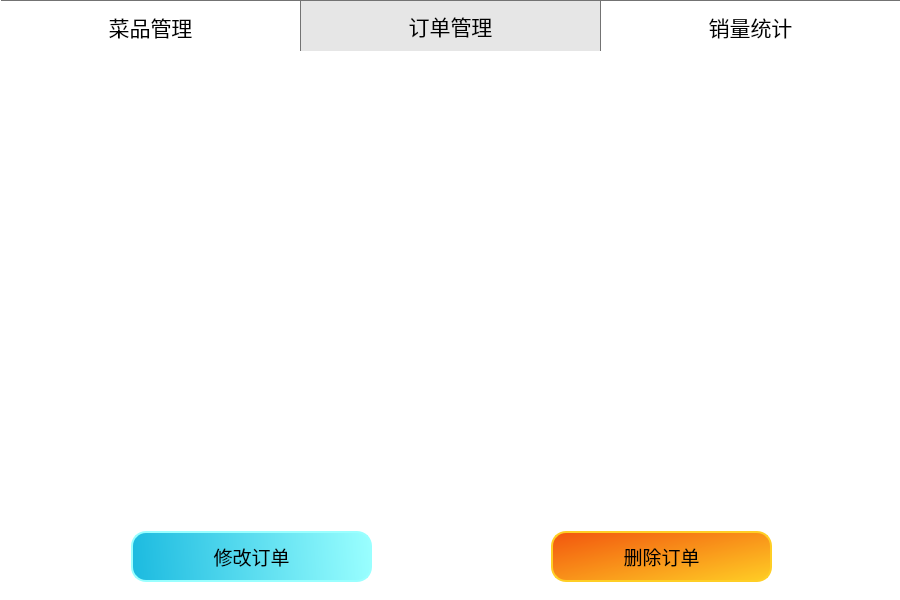
<?xml version="1.0" encoding="UTF-8"?>
<ui version="4.0">
 <class>Manage</class>
 <widget class="QMainWindow" name="Manage">
  <property name="geometry">
   <rect>
    <x>0</x>
    <y>0</y>
    <width>900</width>
    <height>600</height>
   </rect>
  </property>
  <property name="windowTitle">
   <string>后台管理</string>
  </property>
  <property name="styleSheet">
   <string notr="true"/>
  </property>
  <widget class="QWidget" name="centralwidget">
   <property name="styleSheet">
    <string notr="true">background-color: rgb(255, 255, 255);</string>
   </property>
   <widget class="QTabWidget" name="MainSelect">
    <property name="geometry">
     <rect>
      <x>1</x>
      <y>0</y>
      <width>901</width>
      <height>601</height>
     </rect>
    </property>
    <property name="font">
     <font>
      <family>楷体</family>
      <pointsize>16</pointsize>
     </font>
    </property>
    <property name="styleSheet">
     <string notr="true">QTabBar::tab{width:299px; height:50px; background-color:rgb(255,255,255)}
QTabBar::tab::pane{border:1px solid rgb(115, 115, 115);
border-bottom:0px; border-left:0px}
QTabWidget:pane{border: none;}
QTabBar::tab:selected{background-color: rgb(230, 230, 230);}
QTabBar::tab:!selected{background-color: rgb(255, 255, 255);}


</string>
    </property>
    <property name="tabShape">
     <enum>QTabWidget::Rounded</enum>
    </property>
    <property name="currentIndex">
     <number>1</number>
    </property>
    <widget class="QWidget" name="Things_m">
     <attribute name="title">
      <string>菜品管理</string>
     </attribute>
     <widget class="QTabWidget" name="DishsSelect">
      <property name="geometry">
       <rect>
        <x>0</x>
        <y>0</y>
        <width>901</width>
        <height>481</height>
       </rect>
      </property>
      <property name="font">
       <font>
        <family>楷体</family>
        <pointsize>12</pointsize>
       </font>
      </property>
      <property name="layoutDirection">
       <enum>Qt::LeftToRight</enum>
      </property>
      <property name="styleSheet">
       <string notr="true">QTabBar::tab{width:149px; height:50px; background-color:rgb(255,255,255); }
QTabBar::tab::pane{border:1px solid rgb(222,222,222);
border-bottom:0px; border-left:0px}
QTabWidget:pane{border: none;}
QTabBar::tab:selected{background-color: rgb(204, 229, 255);}
QTabBar::tab:!selected{background-color: rgb(255, 255, 255);}



</string>
      </property>
      <property name="tabPosition">
       <enum>QTabWidget::North</enum>
      </property>
      <property name="tabShape">
       <enum>QTabWidget::Rounded</enum>
      </property>
      <property name="currentIndex">
       <number>5</number>
      </property>
      <property name="elideMode">
       <enum>Qt::ElideNone</enum>
      </property>
      <widget class="QWidget" name="tab">
       <attribute name="title">
        <string>米饭</string>
       </attribute>
       <widget class="QListView" name="Show_Rice">
        <property name="geometry">
         <rect>
          <x>0</x>
          <y>0</y>
          <width>901</width>
          <height>431</height>
         </rect>
        </property>
        <property name="styleSheet">
         <string notr="true">border:none;</string>
        </property>
       </widget>
      </widget>
      <widget class="QWidget" name="tab_2">
       <attribute name="title">
        <string>面食</string>
       </attribute>
       <widget class="QListView" name="Show_Noodle">
        <property name="geometry">
         <rect>
          <x>0</x>
          <y>0</y>
          <width>901</width>
          <height>431</height>
         </rect>
        </property>
        <property name="styleSheet">
         <string notr="true">border:none;</string>
        </property>
       </widget>
      </widget>
      <widget class="QWidget" name="tab_3">
       <attribute name="title">
        <string>汤</string>
       </attribute>
       <widget class="QListView" name="Show_Soup">
        <property name="geometry">
         <rect>
          <x>0</x>
          <y>0</y>
          <width>911</width>
          <height>431</height>
         </rect>
        </property>
        <property name="styleSheet">
         <string notr="true">border:none;</string>
        </property>
       </widget>
      </widget>
      <widget class="QWidget" name="tab_4">
       <attribute name="title">
        <string>小吃</string>
       </attribute>
       <widget class="QListView" name="Show_Snack">
        <property name="geometry">
         <rect>
          <x>0</x>
          <y>0</y>
          <width>901</width>
          <height>431</height>
         </rect>
        </property>
        <property name="styleSheet">
         <string notr="true">border:none;</string>
        </property>
       </widget>
      </widget>
      <widget class="QWidget" name="tab_5">
       <attribute name="title">
        <string>酒水</string>
       </attribute>
       <widget class="QListView" name="Show_Drink">
        <property name="geometry">
         <rect>
          <x>0</x>
          <y>0</y>
          <width>901</width>
          <height>431</height>
         </rect>
        </property>
        <property name="styleSheet">
         <string notr="true">border:none;</string>
        </property>
       </widget>
      </widget>
      <widget class="QWidget" name="tab_6">
       <attribute name="title">
        <string>小炒</string>
       </attribute>
       <widget class="QListView" name="Show_Fire">
        <property name="geometry">
         <rect>
          <x>0</x>
          <y>0</y>
          <width>901</width>
          <height>431</height>
         </rect>
        </property>
        <property name="styleSheet">
         <string notr="true">border:none;</string>
        </property>
       </widget>
      </widget>
     </widget>
     <widget class="QPushButton" name="Add_dish">
      <property name="geometry">
       <rect>
        <x>60</x>
        <y>500</y>
        <width>200</width>
        <height>35</height>
       </rect>
      </property>
      <property name="font">
       <font>
        <family>楷体</family>
        <pointsize>14</pointsize>
       </font>
      </property>
      <property name="styleSheet">
       <string notr="true">background-color: qlineargradient(spread:pad, x1:0, y1:0.0168182, x2:1, y2:0, stop:0 rgba(29, 187, 224, 255), stop:1 rgba(154, 255, 255, 255));
border-color: qlineargradient(spread:pad, x1:0, y1:0, x2:1, y2:1, stop:0 rgba(54, 227, 236, 255), stop:1 rgba(199, 255, 255, 255));
border-width:2px;
border-style:solid;
border-radius:10px</string>
      </property>
      <property name="text">
       <string>添加菜品</string>
      </property>
     </widget>
     <widget class="QPushButton" name="Delete_dish">
      <property name="geometry">
       <rect>
        <x>350</x>
        <y>500</y>
        <width>200</width>
        <height>35</height>
       </rect>
      </property>
      <property name="font">
       <font>
        <family>楷体</family>
        <pointsize>14</pointsize>
       </font>
      </property>
      <property name="styleSheet">
       <string notr="true">background-color: qlineargradient(spread:pad, x1:0, y1:0.0168182, x2:1, y2:0, stop:0 rgba(29, 187, 224, 255), stop:1 rgba(154, 255, 255, 255));
border-color: qlineargradient(spread:pad, x1:0, y1:0, x2:1, y2:1, stop:0 rgba(54, 227, 236, 255), stop:1 rgba(199, 255, 255, 255));
border-width:2px;
border-style:solid;
border-radius:10px</string>
      </property>
      <property name="text">
       <string>删除菜品</string>
      </property>
     </widget>
     <widget class="QPushButton" name="Change_dish">
      <property name="geometry">
       <rect>
        <x>630</x>
        <y>500</y>
        <width>200</width>
        <height>35</height>
       </rect>
      </property>
      <property name="font">
       <font>
        <family>楷体</family>
        <pointsize>14</pointsize>
       </font>
      </property>
      <property name="styleSheet">
       <string notr="true">background-color: qlineargradient(spread:pad, x1:0, y1:0.0168182, x2:1, y2:0, stop:0 rgba(29, 187, 224, 255), stop:1 rgba(154, 255, 255, 255));
border-color: qlineargradient(spread:pad, x1:0, y1:0, x2:1, y2:1, stop:0 rgba(54, 227, 236, 255), stop:1 rgba(199, 255, 255, 255));
border-width:2px;
border-style:solid;
border-radius:10px</string>
      </property>
      <property name="text">
       <string>修改菜品</string>
      </property>
     </widget>
    </widget>
    <widget class="QWidget" name="Orders_m">
     <attribute name="title">
      <string>订单管理</string>
     </attribute>
     <widget class="QListWidget" name="Show_Orders">
      <property name="geometry">
       <rect>
        <x>0</x>
        <y>0</y>
        <width>901</width>
        <height>551</height>
       </rect>
      </property>
      <property name="styleSheet">
       <string notr="true">border:0px;</string>
      </property>
     </widget>
     <widget class="QListView" name="Order_Show">
      <property name="geometry">
       <rect>
        <x>0</x>
        <y>0</y>
        <width>901</width>
        <height>471</height>
       </rect>
      </property>
      <property name="styleSheet">
       <string notr="true">border:none;</string>
      </property>
     </widget>
     <widget class="QPushButton" name="Change_Order">
      <property name="geometry">
       <rect>
        <x>130</x>
        <y>480</y>
        <width>241</width>
        <height>51</height>
       </rect>
      </property>
      <property name="font">
       <font>
        <family>楷体</family>
        <pointsize>14</pointsize>
       </font>
      </property>
      <property name="styleSheet">
       <string notr="true">background-color: qlineargradient(spread:pad, x1:0, y1:0.0168182, x2:1, y2:0, stop:0 rgba(29, 187, 224, 255), stop:1 rgba(154, 255, 255, 255));
border:2px solid rgba(154, 255, 255, 255);
border-radius:15px;</string>
      </property>
      <property name="text">
       <string>修改订单</string>
      </property>
     </widget>
     <widget class="QPushButton" name="Delete_Order">
      <property name="geometry">
       <rect>
        <x>550</x>
        <y>480</y>
        <width>221</width>
        <height>51</height>
       </rect>
      </property>
      <property name="font">
       <font>
        <family>楷体</family>
        <pointsize>14</pointsize>
       </font>
      </property>
      <property name="styleSheet">
       <string notr="true">background-color: qlineargradient(spread:pad, x1:0, y1:0, x2:1, y2:1, stop:0 rgba(242, 85, 14, 255), stop:1 rgba(255, 206, 37, 255));
border:2px solid rgba(255, 206, 37, 255);
border-radius:15px;</string>
      </property>
      <property name="text">
       <string>删除订单</string>
      </property>
     </widget>
    </widget>
    <widget class="QWidget" name="Total_m">
     <attribute name="title">
      <string>销量统计</string>
     </attribute>
     <widget class="QListView" name="statius_dish">
      <property name="geometry">
       <rect>
        <x>440</x>
        <y>40</y>
        <width>441</width>
        <height>491</height>
       </rect>
      </property>
      <property name="styleSheet">
       <string notr="true">border:1px solid rgb(222, 222, 222);
border-top:0px;</string>
      </property>
     </widget>
     <widget class="QListView" name="statius_order">
      <property name="geometry">
       <rect>
        <x>10</x>
        <y>120</y>
        <width>431</width>
        <height>411</height>
       </rect>
      </property>
      <property name="styleSheet">
       <string notr="true">border:1px solid rgb(222, 222, 222);
border-top:0px;
border-right:0px;</string>
      </property>
     </widget>
     <widget class="QLabel" name="label1">
      <property name="geometry">
       <rect>
        <x>440</x>
        <y>10</y>
        <width>441</width>
        <height>31</height>
       </rect>
      </property>
      <property name="font">
       <font>
        <family>Agency FB</family>
        <pointsize>12</pointsize>
       </font>
      </property>
      <property name="styleSheet">
       <string notr="true">border:1px solid rgb(222, 222, 222);
border-bottom:0px;</string>
      </property>
      <property name="text">
       <string>菜品销量统计</string>
      </property>
      <property name="alignment">
       <set>Qt::AlignCenter</set>
      </property>
     </widget>
     <widget class="QLabel" name="label2">
      <property name="geometry">
       <rect>
        <x>10</x>
        <y>90</y>
        <width>431</width>
        <height>31</height>
       </rect>
      </property>
      <property name="font">
       <font>
        <family>Agency FB</family>
        <pointsize>12</pointsize>
       </font>
      </property>
      <property name="styleSheet">
       <string notr="true">border:1px solid rgb(222, 222, 222);
border-bottom:0px;
border-right:0px;
</string>
      </property>
      <property name="text">
       <string>顾客消费统计</string>
      </property>
      <property name="alignment">
       <set>Qt::AlignCenter</set>
      </property>
     </widget>
     <widget class="QLabel" name="label_3">
      <property name="geometry">
       <rect>
        <x>20</x>
        <y>10</y>
        <width>121</width>
        <height>31</height>
       </rect>
      </property>
      <property name="font">
       <font>
        <family>Agency FB</family>
        <pointsize>11</pointsize>
       </font>
      </property>
      <property name="styleSheet">
       <string notr="true"/>
      </property>
      <property name="text">
       <string>总销售额</string>
      </property>
      <property name="alignment">
       <set>Qt::AlignCenter</set>
      </property>
     </widget>
     <widget class="QLabel" name="label_4">
      <property name="geometry">
       <rect>
        <x>20</x>
        <y>50</y>
        <width>121</width>
        <height>31</height>
       </rect>
      </property>
      <property name="font">
       <font>
        <family>Agency FB</family>
        <pointsize>11</pointsize>
       </font>
      </property>
      <property name="styleSheet">
       <string notr="true"/>
      </property>
      <property name="text">
       <string>最受欢迎菜品</string>
      </property>
      <property name="alignment">
       <set>Qt::AlignCenter</set>
      </property>
     </widget>
     <widget class="QLabel" name="total_income">
      <property name="geometry">
       <rect>
        <x>140</x>
        <y>10</y>
        <width>281</width>
        <height>31</height>
       </rect>
      </property>
      <property name="font">
       <font>
        <family>Arial</family>
        <pointsize>12</pointsize>
        <weight>50</weight>
        <bold>false</bold>
       </font>
      </property>
      <property name="styleSheet">
       <string notr="true">border:1px solid rgb(222, 222, 222);
border-radius: 5px;
color: rgb(245, 9, 0);</string>
      </property>
      <property name="text">
       <string>TextLabel</string>
      </property>
      <property name="alignment">
       <set>Qt::AlignCenter</set>
      </property>
     </widget>
     <widget class="QLabel" name="most_popular">
      <property name="geometry">
       <rect>
        <x>140</x>
        <y>50</y>
        <width>281</width>
        <height>31</height>
       </rect>
      </property>
      <property name="font">
       <font>
        <family>Arial</family>
        <pointsize>12</pointsize>
        <weight>50</weight>
        <bold>false</bold>
       </font>
      </property>
      <property name="styleSheet">
       <string notr="true">border:1px solid rgb(222, 222, 222);
border-radius: 5px;
color: rgb(0, 85, 255);</string>
      </property>
      <property name="text">
       <string>TextLabel</string>
      </property>
      <property name="alignment">
       <set>Qt::AlignCenter</set>
      </property>
     </widget>
    </widget>
   </widget>
  </widget>
 </widget>
 <resources/>
 <connections/>
</ui>
